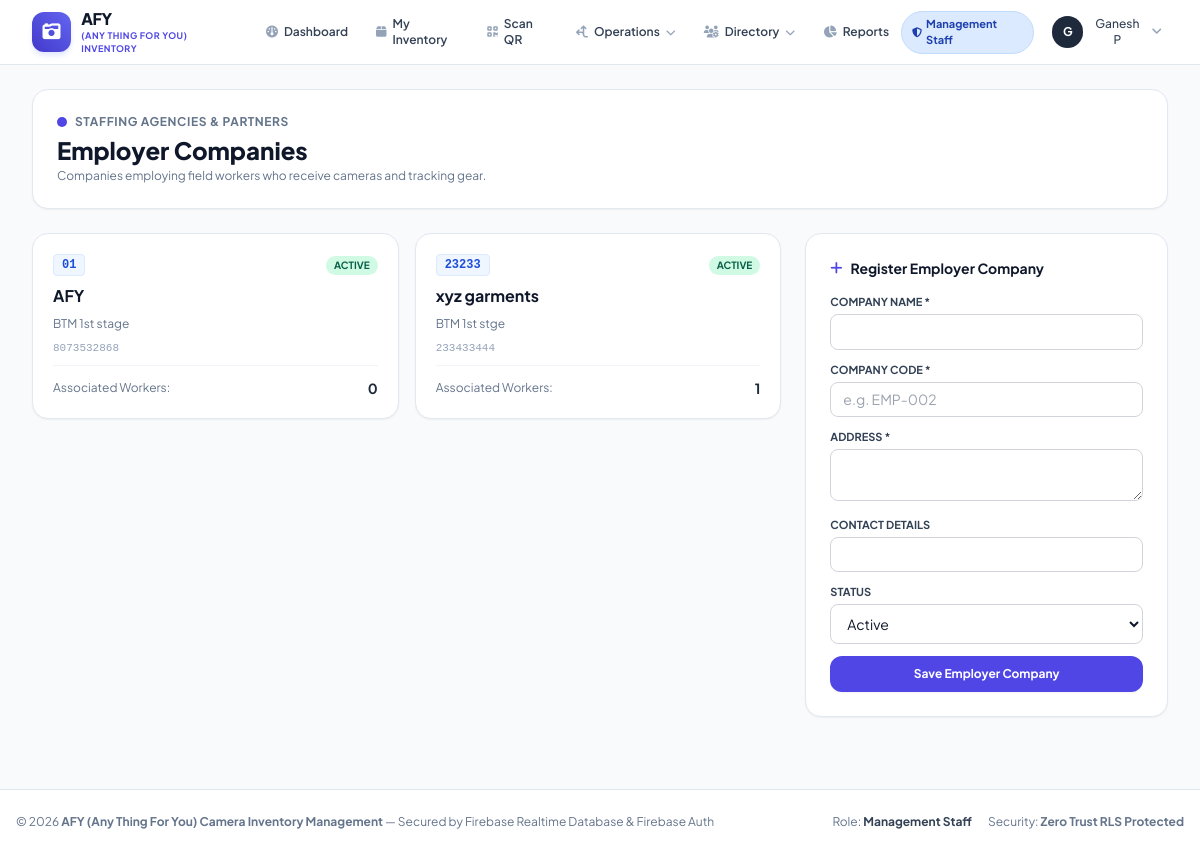
The page /employers/ (signed in) on the database its author committed.
### inventory/models.py (models this page shows, shortened)
class User(AbstractUser):
    ROLE_CHOICES = [
        ('ADMIN', 'Admin'),
        ('MANAGEMENT', 'Management Staff'),
        ('POSTMAN', 'Postman / Field Collector'),
    ]
    REQUESTED_ROLE_CHOICES = [
        ('MANAGEMENT', 'Management Staff'),
        ('POSTMAN', 'Postman / Field Collector'),
    ]
    APPROVAL_CHOICES = [
        ('PENDING', 'Pending Approval'),
        ('APPROVED', 'Approved'),
        ('REJECTED', 'Rejected'),
        ('DEACTIVATED', 'Deactivated'),
    ]
    role = models.CharField(max_length=20, choices=ROLE_CHOICES, default='POSTMAN')
    requested_role = models.CharField(max_length=20, choices=REQUESTED_ROLE_CHOICES, default='POSTMAN')
    approval_status = models.CharField(max_length=20, choices=APPROVAL_CHOICES, default='APPROVED', db_index=True)
    is_profile_completed = models.BooleanField(default=True)
    email_verified = models.BooleanField(default=True)
    firebase_uid = models.CharField(max_length=128, blank=True, null=True, unique=True, db_index=True)
    profile_photo = models.ImageField(upload_to='profiles/', blank=True, null=True)
    phone = models.CharField(max_length=20, blank=True, default='', validators=[validate_indian_mobile])
    email = models.EmailField(blank=True, validators=[validate_email_address])
    address = models.TextField(blank=True, default='')
    work_location = models.CharField(max_length=255, blank=True, default='')
    work_latitude = models.DecimalField(max_digits=9, decimal_places=6, null=True, blank=True)
    work_longitude = models.DecimalField(max_digits=9, decimal_places=6, null=True, blank=True)
    approved_at = models.DateTimeField(null=True, blank=True)
    approved_by = models.ForeignKey('self', on_delete=models.SET_NULL, null=True, blank=True, related_name='approved_users')
    custom_fields = models.JSONField(default=dict, blank=True)
    class Meta:
        ordering = ['username']
    @property
    def is_admin(self):
        return self.role == 'ADMIN' or self.is_superuser
    @property
    def is_management(self):
        return self.role == 'MANAGEMENT'
    @property
    def is_approved(self):
        return self.is_admin or self.approval_status == 'APPROVED'
    @property
    def is_pending(self):
        return not self.is_admin and self.approval_status == 'PENDING'
    @property
    def display_name(self):
        name = f"{self.first_name} {self.last_name}".strip()
        return name if name else self.username

class EmployerCompany(models.Model):
    STATUS_CHOICES = [
        ('ACTIVE', 'Active'),
        ('INACTIVE', 'Inactive'),
    ]
    name = models.CharField(max_length=150)
    code = models.CharField(max_length=50, unique=True, help_text="Unique employer code (e.g. EMP-001)")
    address = models.TextField()
    contact_details = models.TextField(blank=True)
    status = models.CharField(max_length=20, choices=STATUS_CHOICES, default='ACTIVE')
    custom_fields = models.JSONField(default=dict, blank=True)
    created_at = models.DateTimeField(auto_now_add=True)
    updated_at = models.DateTimeField(auto_now=True)
    class Meta:
        verbose_name_plural = "Employer Companies"
        ordering = ['name']

### inventory/views.py (the view)
# urls.py: path('employers/', views.employer_companies_list_view, name='employer_companies_list'),
@login_required
def employer_companies_list_view(request):
    employers = EmployerCompany.objects.annotate(workers_count=Count('workers')).all()
    if request.method == 'POST':
        form = EmployerCompanyForm(request.POST)
        if form.is_valid():
            emp = form.save()
            messages.success(request, f"Employer company '{emp.name}' created.")
            return redirect('employer_companies_list')
    else:
        form = EmployerCompanyForm()
    return render(request, 'inventory/employer_companies.html', {'employers': employers, 'form': form})

### inventory/templates/inventory/employer_companies.html (shortened to what this page needs)
{% extends 'inventory/base.html' %}
{% block content %}
<div class="space-y-6">
    <div class="flex flex-col sm:flex-row items-start sm:items-center justify-between gap-4 bg-white p-6 rounded-2xl border border-slate-200 shadow-sm">
        <div>
            <div class="flex items-center space-x-2">
                <span class="w-2.5 h-2.5 rounded-full bg-indigo-600"></span>
                <span class="text-xs font-bold uppercase tracking-wider text-slate-500">Staffing Agencies & Partners</span>
            </div>
            <h1 class="text-xl sm:text-2xl font-extrabold text-slate-900 mt-1">Employer Companies</h1>
            <p class="text-xs text-slate-500 mt-0.5">Companies employing field workers who receive cameras and tracking gear.</p>
        </div>
    </div>
    <div class="grid grid-cols-1 lg:grid-cols-3 gap-6">
        <div class="lg:col-span-2 space-y-4">
            <div class="grid grid-cols-1 sm:grid-cols-2 gap-4">
                {% for emp in employers %}
                <div class="bg-white rounded-2xl border border-slate-200 shadow-sm p-5 space-y-2">
                    <div class="flex items-center justify-between">
                        <span class="font-mono text-xs font-bold px-2 py-0.5 rounded bg-blue-50 text-blue-700 border border-blue-100">
                            {{ emp.code }}
                        </span>
                        <span class="px-2 py-0.5 rounded-full text-[10px] font-bold {% if emp.status == 'ACTIVE' %}bg-emerald-100 text-emerald-800{% else %}bg-slate-100 text-slate-600{% endif %}">
                            {{ emp.status }}
                        </span>
                    </div>
                    <h3 class="text-base font-bold text-slate-900">{{ emp.name }}</h3>
                    <p class="text-xs text-slate-500">{{ emp.address }}</p>
                    <p class="text-[11px] text-slate-400 font-mono">{{ emp.contact_details }}</p>
                    <div class="pt-3 border-t border-slate-100 flex items-center justify-between text-xs text-slate-500">
                        <span>Associated Workers:</span>
                        <strong class="text-slate-800 text-sm font-bold">{{ emp.workers_count }}</strong>
                    </div>
                </div>
                {% empty %}
                <div class="col-span-2 p-8 text-center text-slate-400">No employer companies registered.</div>
                {% endfor %}
            </div>
        </div>
        <div class="bg-white rounded-2xl border border-slate-200 shadow-sm p-6 space-y-4">
            <h2 class="text-sm font-bold text-slate-900 flex items-center space-x-2">
                <i class="fa-solid fa-plus text-indigo-600"></i>
                <span>Register Employer Company</span>
            </h2>
            <form method="post" class="space-y-3 text-xs">
                <div>
                    <label class="block text-[11px] font-bold text-slate-700 uppercase mb-1">Company Name *</label>
                    {{ form.name }}
                </div>
                <div>
                    <label class="block text-[11px] font-bold text-slate-700 uppercase mb-1">Company Code *</label>
                    {{ form.code }}
                </div>
                <div>
                    <label class="block text-[11px] font-bold text-slate-700 uppercase mb-1">Address *</label>
                    {{ form.address }}
                </div>
                <div>
                    <label class="block text-[11px] font-bold text-slate-700 uppercase mb-1">Contact Details</label>
                    {{ form.contact_details }}
                </div>
                <div>
                    <label class="block text-[11px] font-bold text-slate-700 uppercase mb-1">Status</label>
                    {{ form.status }}
                </div>
                <button type="submit" class="w-full py-2.5 bg-indigo-600 hover:bg-indigo-700 text-white rounded-xl font-bold transition shadow-sm">
                    Save Employer Company
                </button>
            </form>
        </div>
    </div>
</div>
{% endblock %}

### inventory/templates/inventory/base.html (shortened to what this page needs)
<!DOCTYPE html>
<html lang="en">
<head>
    <script src="https://cdn.tailwindcss.com"></script>
    <link rel="stylesheet" href="https://cdnjs.cloudflare.com/ajax/libs/font-awesome/6.5.1/css/all.min.css">
</head>
<body class="bg-slate-50 text-slate-900 min-h-screen flex flex-col antialiased pb-20 md:pb-0">
    <nav class="bg-white border-b border-slate-200 sticky top-0 z-40 no-print">
        <div class="max-w-7xl mx-auto px-4 sm:px-6 lg:px-8">
            <div class="flex justify-between h-16">
                <div class="flex items-center space-x-3">
                    <a href="{% url 'dashboard' %}" class="flex items-center space-x-2.5">
                        <div class="w-10 h-10 rounded-xl bg-gradient-to-tr from-indigo-700 to-indigo-500 flex items-center justify-center text-white shadow-md shadow-indigo-100">
                            <i class="fa-solid fa-camera-retro text-lg"></i>
                        </div>
                        <div>
                            <span class="text-base font-extrabold tracking-tight text-slate-900 block leading-tight">AFY</span>
                            <span class="text-[9px] font-bold uppercase tracking-wider text-indigo-600 block">(Any Thing For You) Inventory</span>
                        </div>
                    </a>
                    {% if user.is_authenticated %}
                    <div class="hidden lg:flex items-center space-x-1 ml-6">
                        <a href="{% url 'dashboard' %}" class="px-3 py-2 rounded-lg text-xs font-semibold text-slate-700 hover:text-indigo-600 hover:bg-slate-50 transition flex items-center space-x-1.5">
                            <i class="fa-solid fa-gauge text-slate-400"></i>
                            <span>Dashboard</span>
                        </a>
                        <a href="{% url 'my_inventory' %}" class="px-3 py-2 rounded-lg text-xs font-semibold text-slate-700 hover:text-indigo-600 hover:bg-slate-50 transition flex items-center space-x-1.5">
                            <i class="fa-solid fa-box text-slate-400"></i>
                            <span>My Inventory</span>
                        </a>
                        <a href="{% url 'qr_scanner' %}" class="px-3 py-2 rounded-lg text-xs font-semibold text-slate-700 hover:text-indigo-600 hover:bg-slate-50 transition flex items-center space-x-1.5">
                            <i class="fa-solid fa-qrcode text-slate-400"></i>
                            <span>Scan QR</span>
                        </a>
                        <div class="relative group">
                            <button class="px-3 py-2 rounded-lg text-xs font-semibold text-slate-700 hover:text-indigo-600 hover:bg-slate-50 transition flex items-center space-x-1.5">
                                <i class="fa-solid fa-arrows-split-up-and-left text-slate-400"></i>
                                <span>Operations</span>
                                <i class="fa-solid fa-chevron-down text-[10px] text-slate-400"></i>
                            </button>
                        </div>
                        <div class="relative group">
                            <button class="px-3 py-2 rounded-lg text-xs font-semibold text-slate-700 hover:text-indigo-600 hover:bg-slate-50 transition flex items-center space-x-1.5">
                                <i class="fa-solid fa-users-gear text-slate-400"></i>
                                <span>Directory</span>
                                <i class="fa-solid fa-chevron-down text-[10px] text-slate-400"></i>
                            </button>
                        </div>
                        <a href="{% url 'reports' %}" class="px-3 py-2 rounded-lg text-xs font-semibold text-slate-700 hover:text-indigo-600 hover:bg-slate-50 transition flex items-center space-x-1.5">
                            <i class="fa-solid fa-chart-pie text-slate-400"></i>
                            <span>Reports</span>
                        </a>
                    </div>
                    {% endif %}
                </div>
                <div class="flex items-center space-x-3">
                    {% if user.is_authenticated %}
                    <span class="inline-flex items-center px-2.5 py-1 rounded-full text-[11px] font-bold
                        {% if user.is_admin %}bg-purple-100 text-purple-800 border border-purple-200
                        {% elif user.is_management %}bg-blue-100 text-blue-800 border border-blue-200
                        {% else %}bg-emerald-100 text-emerald-800 border border-emerald-200{% endif %}">
                        <i class="fa-solid {% if user.is_admin %}fa-crown{% elif user.is_management %}fa-shield-halved{% else %}fa-person-walking-luggage{% endif %} mr-1 text-[10px]"></i>
                        {{ user.get_role_display }}
                    </span>
                    <div class="relative group">
                        <button class="flex items-center space-x-2 p-1.5 rounded-lg hover:bg-slate-100 transition">
                            {% if user.profile_photo %}
                            <img src="{{ user.profile_photo.url }}" alt="{{ user.display_name }}" class="w-8 h-8 rounded-full object-cover border border-slate-300">
                            {% else %}
                            <div class="w-8 h-8 rounded-full bg-slate-800 text-white font-bold text-xs flex items-center justify-center">
                                {{ user.username|slice:":1"|upper }}
                            </div>
                            {% endif %}
                            <span class="text-xs font-medium text-slate-700 hidden sm:inline">{{ user.display_name }}</span>
                            <i class="fa-solid fa-angle-down text-slate-400 text-xs"></i>
                        </button>
                    </div>
                    {% else %}
                    <a href="{% url 'login' %}" class="px-4 py-2 bg-indigo-600 text-white rounded-lg text-xs font-bold hover:bg-indigo-700 transition">
                        Sign In
                    </a>
                    {% endif %}
                </div>
            </div>
        </div>
    </nav>
    <main class="flex-grow max-w-7xl mx-auto px-4 sm:px-6 lg:px-8 py-6 w-full">
        {% block content %}{% endblock %}
    </main>
    <footer class="bg-white border-t border-slate-200 py-6 mt-12 no-print">
        <div class="max-w-7xl mx-auto px-4 text-center text-xs text-slate-500 flex flex-col sm:flex-row justify-between items-center gap-2">
            <span>&copy; 2026 <strong>{{ APP_NAME }}</strong> &mdash; Secured by Firebase Realtime Database & Firebase Auth</span>
            <div class="flex items-center space-x-4">
                <span>Role: <strong class="text-slate-700">{{ user.get_role_display|default:'Guest' }}</strong></span>
                <span>Security: <strong>Zero Trust RLS Protected</strong></span>
            </div>
        </div>
    </footer>
</body>
</html>

### rows shown on the page
User: role "Management Staff", username "G", display_name "Ganesh P"
EmployerCompany: code "01", status "ACTIVE", name "AFY", address "BTM 1st stage", contact_details "8073532868", workers_count "0"
EmployerCompany: code "23233", status "ACTIVE", name "xyz garments", address "BTM 1st stge", contact_details "233433444", workers_count "1"

### other values the page prints
{{ APP_NAME }} "AFY (Any Thing For You) Camera Inventory Management"
